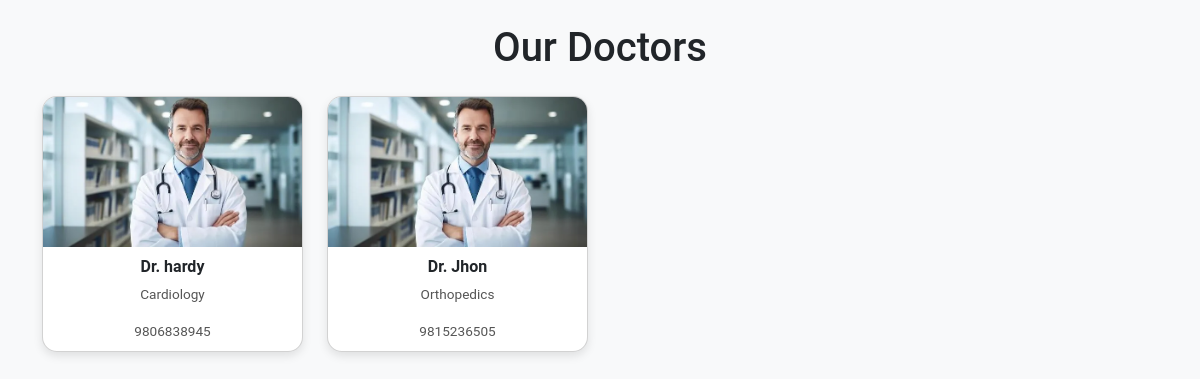
The app's page /doctors/, older data.
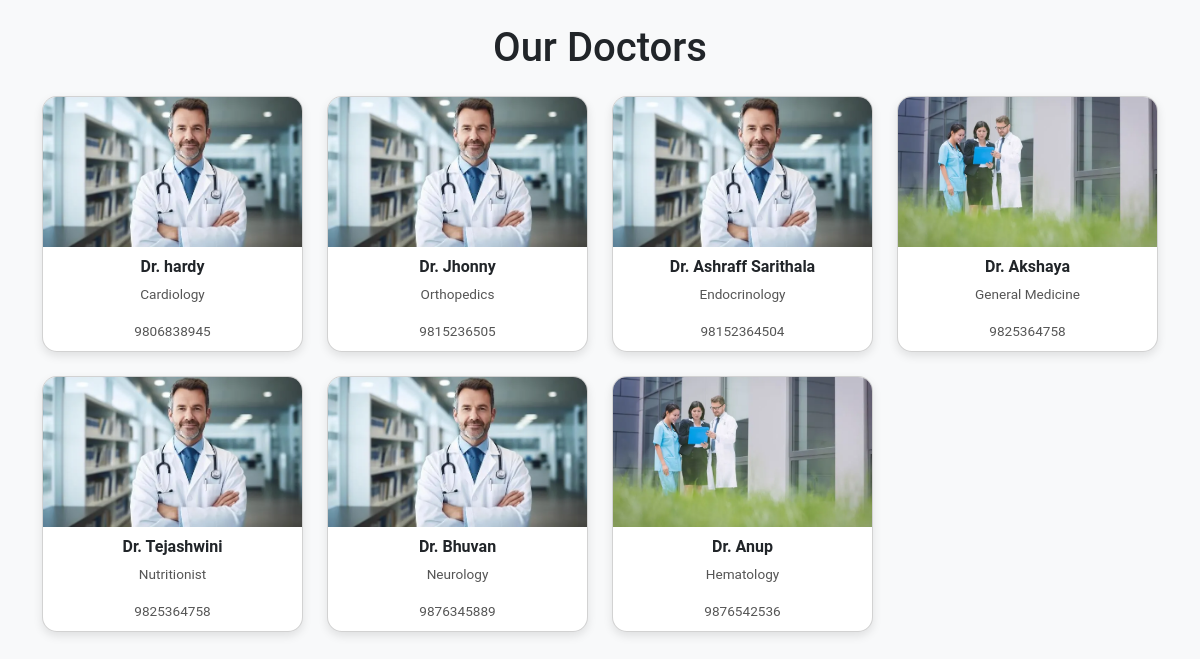
The same page, newer data.
### doctors/models.py (models this page shows, shortened)
class Doctor(models.Model):
    name = models.CharField(max_length=100)
    department = models.ForeignKey(Department, on_delete=models.CASCADE)
    contact_number = models.CharField(max_length=15)
    image = models.ImageField(upload_to='doctors/', blank=True, null=True)

class Department(models.Model):
    name = models.CharField(max_length=100)

### doctors/views.py (the view)
# urls.py: path('doctors/', view_doctors, name='view_doctors'),
def view_doctors(request):
    doctors = Doctor.objects.all()
    return render(request, 'doctors/view_doctors.html', {'doctors': doctors})

### doctors/templates/doctors/view_doctors.html (shortened to what this page needs)
{% load static %}
<!DOCTYPE html>
<html lang="en">
<head>
    <link href="https://cdn.jsdelivr.net/npm/bootstrap@5.3.0/dist/css/bootstrap.min.css" rel="stylesheet">
</head>
<body>
<div class="container py-4">
    <h1 class="text-center mb-4">Our Doctors</h1>
    <div class="row row-cols-1 row-cols-sm-2 row-cols-md-3 row-cols-lg-4 g-4">
        {% for doctor in doctors %}
        <div class="col">
            <div class="card doctor-card">
                {% if doctor.image %}
                <img src="{{ doctor.image.url }}" class="card-img-top" alt="{{ doctor.name }}">
                {% else %}
                <img src="{% static 'default-doctor.png' %}" class="card-img-top" alt="No image">
                {% endif %}
                <div class="card-body">
                    <h5 class="card-title">{{ doctor.name }}</h5>
                    <p class="card-text">{{ doctor.department.name }}</p>
                    <p class="card-text">{{ doctor.contact_number }}</p>
                </div>
            </div>
        </div>
        {% endfor %}
    </div>
</div>
</body>
</html>

### doctors/templates/doctors/view_doctors.html (style rules this page uses)
body { background-color: #f8f9fa; font-family: 'Roboto', sans-serif; }
.doctor-card { border-radius: 15px; overflow: hidden; box-shadow: 0 4px 10px rgba(0,0,0,0.1); transition: transform 0.2s, box-shadow 0.2s; }
.doctor-card img { height: 150px; object-fit: cover; }
.doctor-card .card-body { text-align: center; padding: 10px 5px; }
.doctor-card .card-title { font-size: 1rem; font-weight: 600; }
.doctor-card .card-text { font-size: 0.85rem; color: #555; }

Row changes from the older to the newer data that the page shows:
changed Doctor "Orthopedics": name "Dr. Jhon" → "Dr. Jhonny"
added Doctor: image (picture), name "Dr. Ashraff Sarithala", department.name "Endocrinology", contact_number "98152364504"
added Doctor: image (picture), name "Dr. Akshaya", department.name "General Medicine", contact_number "9825364758"
added Doctor: image (picture), name "Dr. Tejashwini", department.name "Nutritionist", contact_number "9825364758"
added Doctor: image (picture), name "Dr. Bhuvan", department.name "Neurology", contact_number "9876345889"
added Doctor: image (picture), name "Dr. Anup", department.name "Hematology", contact_number "9876542536"
